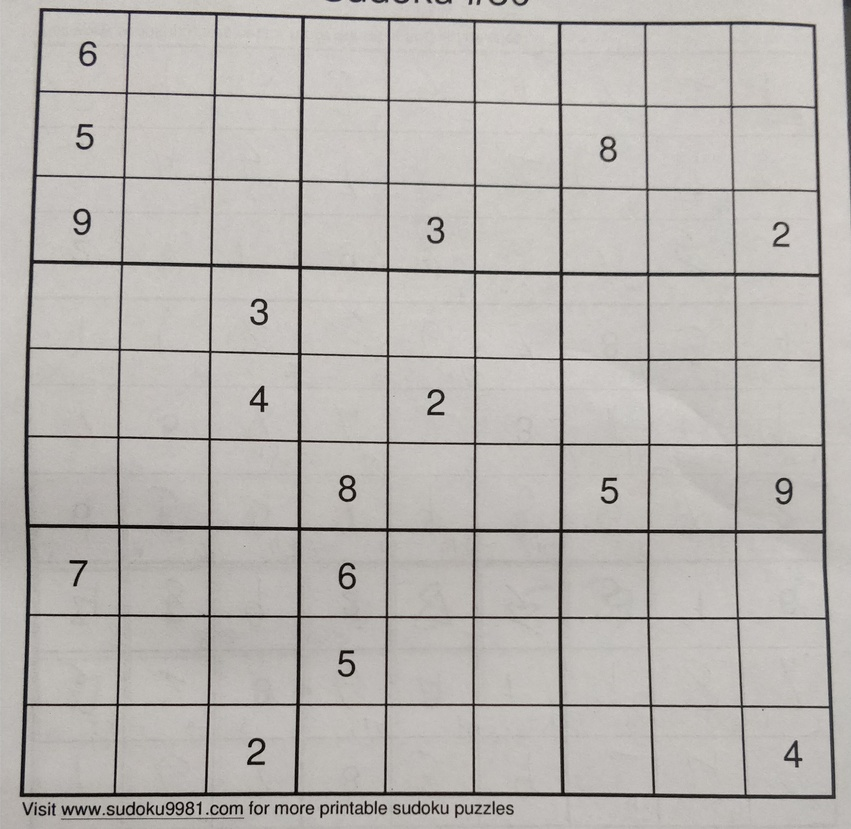
#> input picture board.jpg, 851 x 829 px, shrunk from 2592 x 2524 before the run
$ python builder.py
#> lines starting #> are read from the running program, lines starting #| are printed output that depends on the picture; after the words box and inside, x2 and y2 are one past the last pixel; in counts of white or black regions, pixels touching at a corner belong together
import cv2
import numpy as np
import matplotlib.pyplot as plt

file =  'board.jpg'

im1 = cv2.imread(file, 0)
#> im1: shape (829, 851); min 0, max 217, mean 181.4
im = cv2.imread(file)
#> im is the input picture: shape (829, 851, 3); mean B, G, R 177.1, 180.9, 184.5

ret,thresh_value = cv2.threshold(im1,180,255,cv2.THRESH_BINARY_INV)
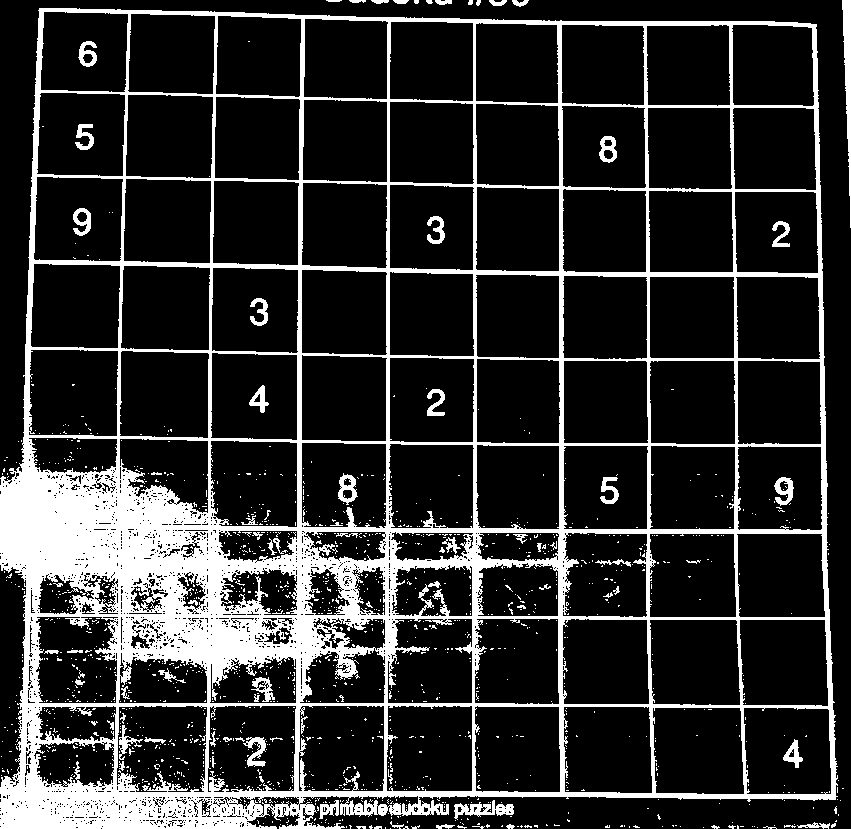
#> thresh_value: shape (829, 851); 18.1% white; 1460 white regions (1381 under 20 px), largest, box (x1, y1, x2, y2) and area: (0, 8, 838, 829) 115826, (842, 0, 851, 228) 1032, (454, 800, 514, 820) 556

kernel = np.ones((5,5),np.uint8)
dilated_value = cv2.dilate(thresh_value,kernel,iterations = 1)
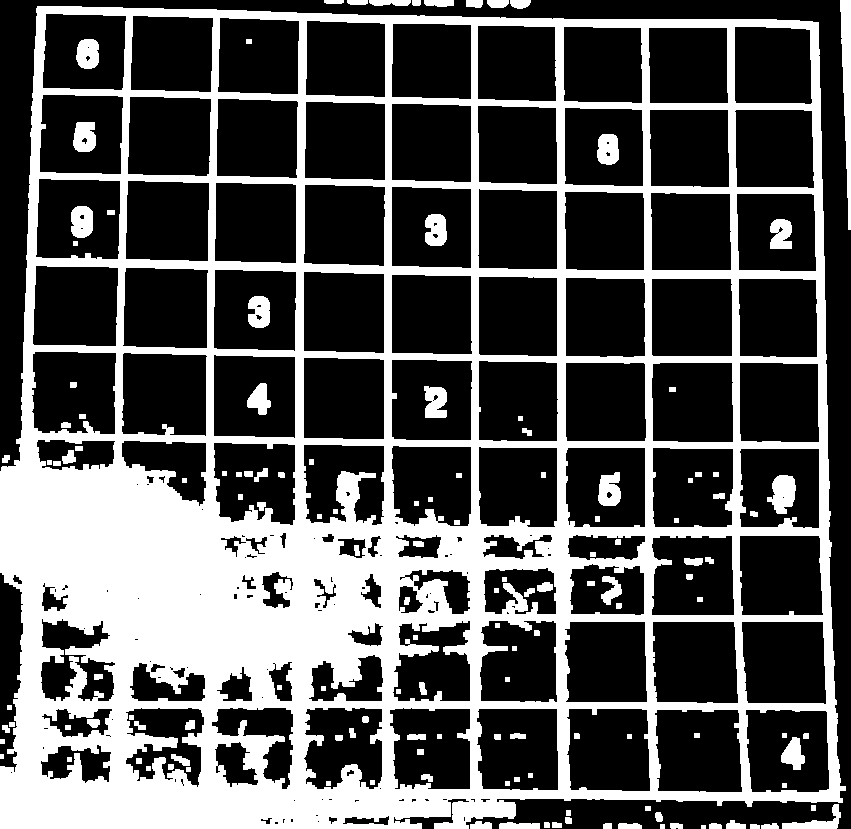
#> dilated_value: shape (829, 851); 33.2% white; 140 white regions

contours, hierarchy = cv2.findContours(dilated_value,cv2.RETR_TREE,cv2.CHAIN_APPROX_SIMPLE)
#> contours = 340 contours, 117 with area under 20; largest, box (x1, y1, x2, y2) and area: (0, 6, 846, 829) 647174, (654, 709, 743, 793) 6777, (121, 352, 208, 437) 6746, (652, 621, 739, 704) 6732, (741, 621, 827, 705) 6642
cordinates = []
for cnt in contours:
    x,y,w,h = cv2.boundingRect(cnt)
    cordinates.append((x,y,w,h))
    #bounding the images
    if y< 50:

        cv2.rectangle(im,(x,y),(x+w,y+h),(0,0,255),1)
#> this loop made 340 passes
#> (x, y, w, h) on passes 2, 4, 5: (750, 824, 10, 5), (761, 823, 18, 6), (709, 823, 13, 6)
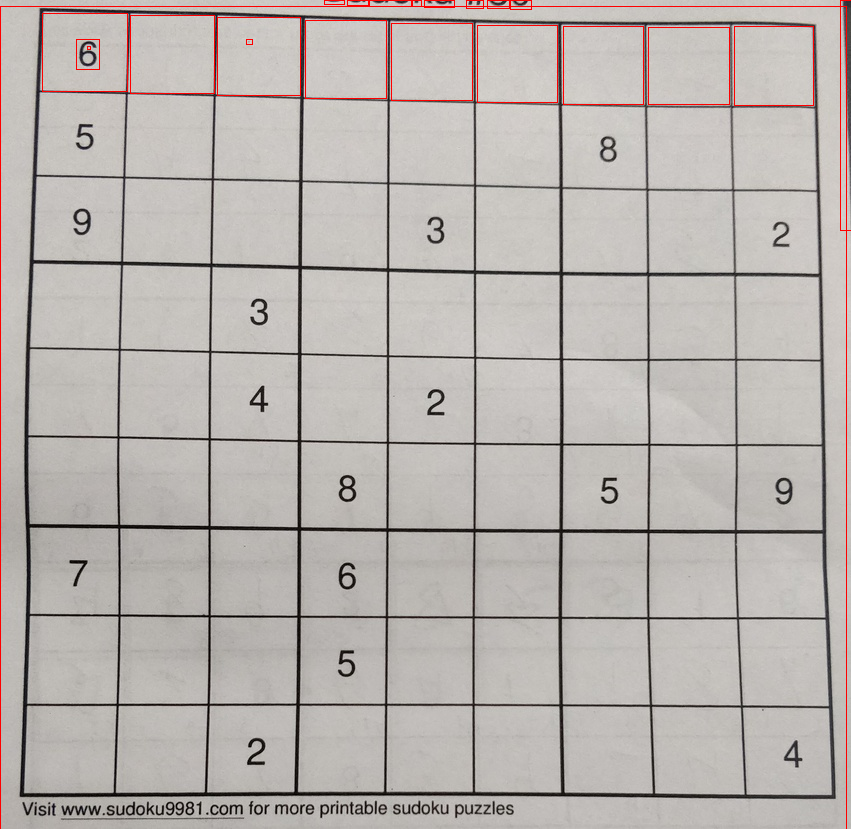
#> im: shape (829, 851, 3); 0.87% of pixels changed, all inside (x1, y1, x2, y2) = (0, 0, 851, 829)
#> after the loop, cordinates = 340 items, first 6: (701, 825, 5, 4), (750, 824, 10, 5), (660, 824, 5, 5), (761, 823, 18, 6), (709, 823, 13, 6), (670, 823, 13, 6)

plt.imshow(im)
cv2.namedWindow('detecttable', cv2.WINDOW_NORMAL)
cv2.imwrite('detecttable.jpg',im)
